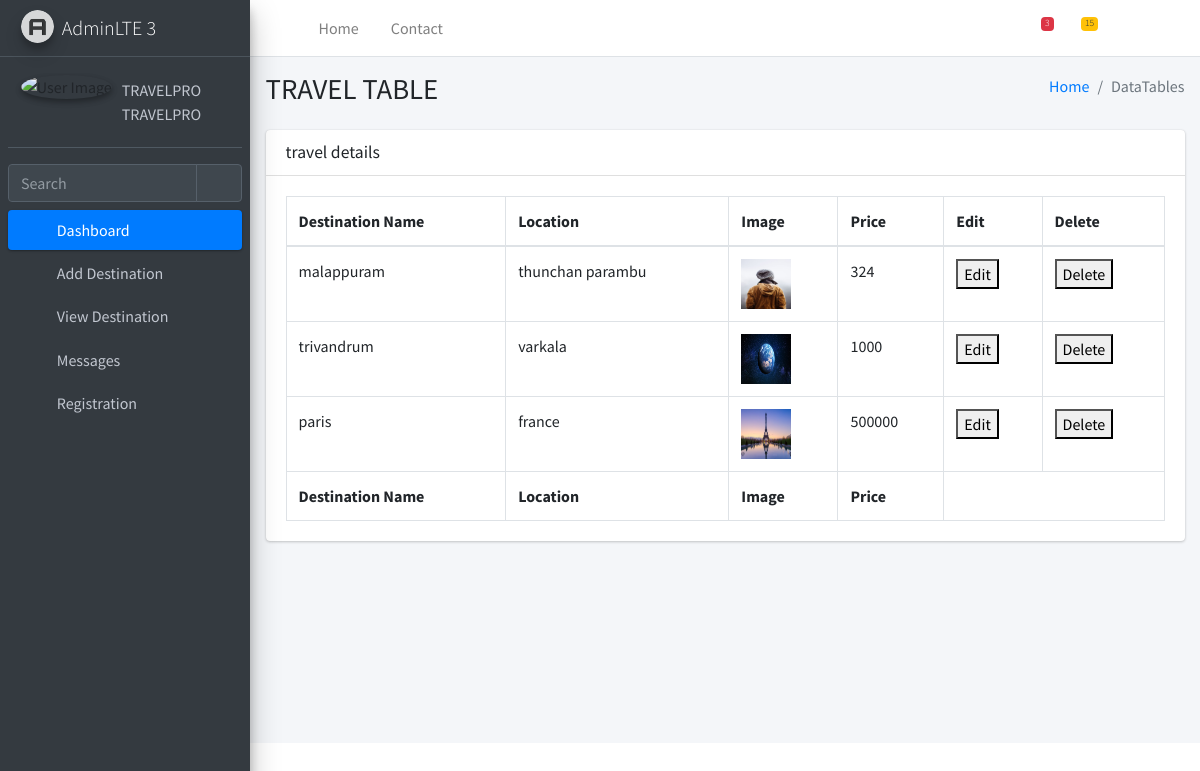
The app's page /view_destination with its own data.
### travelapp/models.py (models this page shows)
class traveldb(models.Model):
    destination=models.CharField(max_length=200,null=True,blank=False)
    location=models.CharField(max_length=200,null=True,blank=False)
    photo = models.ImageField(upload_to='image',default=0)
    price=models.IntegerField(null=True,blank=False)

### travelapp/views.py (the view)
# urls.py: path('view_destination',views.view_destination,name='view_destination'),
def view_destination(request):
    data=traveldb.objects.all()
    return render(request,'view_destination.html',{'data':data})

### travelapp/templates/view_destination.html
{% extends 'index.html' %}
{% block content %}
  <div class="content-wrapper">
    <section class="content-header">
      <div class="container-fluid">
        <div class="row mb-2">
          <div class="col-sm-6">
            <h1>TRAVEL TABLE</h1>
          </div>
          <div class="col-sm-6">
            <ol class="breadcrumb float-sm-right">
              <li class="breadcrumb-item"><a href="#">Home</a></li>
              <li class="breadcrumb-item active">DataTables</li>
            </ol>
          </div>
        </div>
      </div>
    </section>
    <section class="content">
      <div class="container-fluid">
        <div class="row">
          <div class="col-12">
            <div class="card">
              <div class="card-header">
                <h3 class="card-title">travel details</h3>
              </div>
              <div class="card-body">
                <table id="example2" class="table table-bordered table-hover">
                  <thead>
                  <tr>
                    <th>Destination Name</th>
                    <th>Location</th>
                    <th>Image</th>
                    <th>Price</th>
                    <th>Edit</th>
                    <th>Delete</th>
                  </tr>
                  </thead>
                  <tbody>
                    {% for i in data %}
                  <tr>
                    <td> {{i.destination}}</td>
                    <td> {{i.location}} </td>
                    <td><img src="{{i.photo.url}}" height=50px width=50px></td>
                    <td>{{i.price}} </td>
                    <td><a href="{% url 'edit' traid=i.id %}"><button type="button">Edit</button></a></td>
                    <td><a href="{% url 'delete' traid=i.id %}"><button type="button">Delete</button></a></td>
                  </tr>
                  {% endfor %}
                  </tbody>
                  <tfoot>
                  <tr>
                    <th>Destination Name</th>
                    <th>Location</th>
                    <th>Image</th>
                    <th>Price</th>
                  </tr>
                  </tfoot>
                </table>
              </div>
            </div>
          </div>
        </div>
      </div>
    </section>
  </div>
  {% endblock%}

### records on screen
traveldb: destination "malappuram", location "thunchan parambu", photo (picture), price "324"
traveldb: destination "trivandrum", location "varkala", photo (picture), price "1000"
traveldb: destination "paris", location "france", photo (picture), price "500000"
